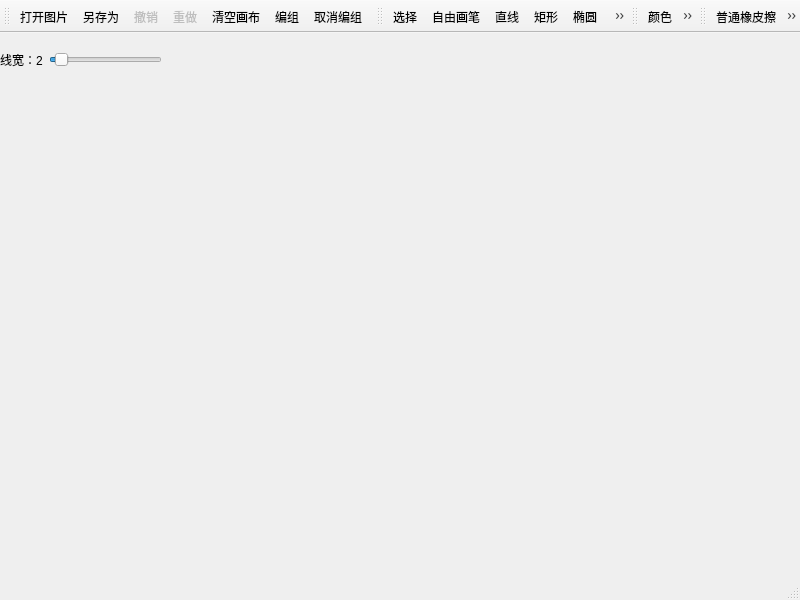
<?xml version="1.0" encoding="UTF-8"?>
<ui version="4.0">
 <class>MainWindow</class>
 <widget class="QMainWindow" name="MainWindow">
  <property name="geometry">
   <rect>
    <x>0</x>
    <y>0</y>
    <width>800</width>
    <height>600</height>
   </rect>
  </property>
  <property name="windowTitle">
   <string>MainWindow</string>
  </property>
  <property name="toolTip">
   <string/>
  </property>
  <widget class="QWidget" name="centralwidget">
   <widget class="QWidget" name="penOptionsContainer" native="true">
    <property name="geometry">
     <rect>
      <x>0</x>
      <y>10</y>
      <width>162</width>
      <height>34</height>
     </rect>
    </property>
    <layout class="QHBoxLayout" name="horizontalLayout">
     <item>
      <widget class="QLabel" name="labelCurrentPenWidth">
       <property name="text">
        <string>线宽：2</string>
       </property>
      </widget>
     </item>
     <item>
      <widget class="QSlider" name="sliderPenWidth">
       <property name="minimum">
        <number>1</number>
       </property>
       <property name="maximum">
        <number>20</number>
       </property>
       <property name="value">
        <number>2</number>
       </property>
       <property name="orientation">
        <enum>Qt::Orientation::Horizontal</enum>
       </property>
      </widget>
     </item>
    </layout>
   </widget>
  </widget>
  <widget class="QMenuBar" name="menubar">
   <property name="geometry">
    <rect>
     <x>0</x>
     <y>0</y>
     <width>800</width>
     <height>21</height>
    </rect>
   </property>
  </widget>
  <widget class="QStatusBar" name="statusbar"/>
  <widget class="QToolBar" name="fileToolBar">
   <property name="windowTitle">
    <string>toolBar_2</string>
   </property>
   <attribute name="toolBarArea">
    <enum>TopToolBarArea</enum>
   </attribute>
   <attribute name="toolBarBreak">
    <bool>false</bool>
   </attribute>
   <addaction name="actionOpen"/>
   <addaction name="actionSaveAs"/>
   <addaction name="actionUndo"/>
   <addaction name="actionRedo"/>
   <addaction name="actionClearCanvas"/>
   <addaction name="actionGroup"/>
   <addaction name="actionUngroup"/>
  </widget>
  <widget class="QToolBar" name="toolBar">
   <property name="windowTitle">
    <string>toolBar</string>
   </property>
   <attribute name="toolBarArea">
    <enum>TopToolBarArea</enum>
   </attribute>
   <attribute name="toolBarBreak">
    <bool>false</bool>
   </attribute>
   <addaction name="actionSelectTool"/>
   <addaction name="actionDrawFreehand"/>
   <addaction name="actionDrawLine"/>
   <addaction name="actionDrawRectangle"/>
   <addaction name="actionDrawEllipse"/>
   <addaction name="actionDrawStar"/>
   <addaction name="actionAiDraw"/>
  </widget>
  <widget class="QToolBar" name="toolBar_2">
   <property name="windowTitle">
    <string>toolBar_2</string>
   </property>
   <attribute name="toolBarArea">
    <enum>TopToolBarArea</enum>
   </attribute>
   <attribute name="toolBarBreak">
    <bool>false</bool>
   </attribute>
   <addaction name="actionChangeColor"/>
   <addaction name="actionChangeFillColor"/>
  </widget>
  <widget class="QToolBar" name="toolBar_3">
   <property name="windowTitle">
    <string>toolBar_3</string>
   </property>
   <attribute name="toolBarArea">
    <enum>TopToolBarArea</enum>
   </attribute>
   <attribute name="toolBarBreak">
    <bool>false</bool>
   </attribute>
   <addaction name="actionNormalEraser"/>
   <addaction name="actionStrokeEraser"/>
   <addaction name="actionDraggingStrokeEraser"/>
  </widget>
  <action name="actionSelectTool">
   <property name="checkable">
    <bool>true</bool>
   </property>
   <property name="icon">
    <iconset>
     <normaloff>:/icons/icons/arrow_selector.svg</normaloff>:/icons/icons/arrow_selector.svg</iconset>
   </property>
   <property name="text">
    <string>选择</string>
   </property>
   <property name="toolTip">
    <string>&lt;html&gt;&lt;head/&gt;&lt;body&gt;&lt;p&gt;&lt;span style=&quot; font-weight:700;&quot;&gt;选择工具 (Esc)&lt;/span&gt;&lt;/p&gt;&lt;p&gt;点击以选中画布上的图形，或拖动以移动选中的图形。 &lt;/p&gt;&lt;/body&gt;&lt;/html&gt;</string>
   </property>
   <property name="shortcut">
    <string>Esc</string>
   </property>
   <property name="menuRole">
    <enum>QAction::MenuRole::NoRole</enum>
   </property>
  </action>
  <action name="actionDrawLine">
   <property name="checkable">
    <bool>true</bool>
   </property>
   <property name="icon">
    <iconset>
     <normaloff>:/icons/icons/line.svg</normaloff>:/icons/icons/line.svg</iconset>
   </property>
   <property name="text">
    <string>直线</string>
   </property>
   <property name="toolTip">
    <string>&lt;html&gt;&lt;head/&gt;&lt;body&gt;&lt;p&gt;&lt;span style=&quot; font-weight:700;&quot;&gt;绘制直线 (L)&lt;/span&gt;&lt;/p&gt;&lt;p&gt;在画布上点击并拖动以画出一条直线段。&lt;/p&gt;&lt;/body&gt;&lt;/html&gt;</string>
   </property>
   <property name="shortcut">
    <string>L</string>
   </property>
   <property name="menuRole">
    <enum>QAction::MenuRole::NoRole</enum>
   </property>
  </action>
  <action name="actionDrawRectangle">
   <property name="checkable">
    <bool>true</bool>
   </property>
   <property name="icon">
    <iconset>
     <normaloff>:/icons/icons/square.svg</normaloff>:/icons/icons/square.svg</iconset>
   </property>
   <property name="text">
    <string>矩形</string>
   </property>
   <property name="toolTip">
    <string>&lt;html&gt;&lt;head/&gt;&lt;body&gt;&lt;p&gt;&lt;span style=&quot; font-weight:700;&quot;&gt;绘制矩形 (R)&lt;/span&gt;&lt;/p&gt;&lt;p&gt;在画布上点击并拖动以画出一个矩形。&lt;/p&gt;&lt;/body&gt;&lt;/html&gt;</string>
   </property>
   <property name="shortcut">
    <string>R</string>
   </property>
   <property name="menuRole">
    <enum>QAction::MenuRole::NoRole</enum>
   </property>
  </action>
  <action name="actionChangeColor">
   <property name="icon">
    <iconset>
     <normaloff>:/icons/icons/color.svg</normaloff>:/icons/icons/color.svg</iconset>
   </property>
   <property name="text">
    <string>颜色</string>
   </property>
   <property name="toolTip">
    <string>&lt;html&gt;&lt;head/&gt;&lt;body&gt;&lt;p&gt;&lt;span style=&quot; font-weight:700;&quot;&gt;更改边框颜色&lt;/span&gt;&lt;/p&gt;&lt;p&gt;点击选择后续绘制图形的边框颜色。&lt;/p&gt;&lt;/body&gt;&lt;/html&gt;</string>
   </property>
   <property name="menuRole">
    <enum>QAction::MenuRole::NoRole</enum>
   </property>
  </action>
  <action name="actionDrawFreehand">
   <property name="checkable">
    <bool>true</bool>
   </property>
   <property name="icon">
    <iconset>
     <normaloff>:/icons/icons/freehand_pen.svg</normaloff>:/icons/icons/freehand_pen.svg</iconset>
   </property>
   <property name="text">
    <string>自由画笔</string>
   </property>
   <property name="toolTip">
    <string>&lt;html&gt;&lt;head/&gt;&lt;body&gt;&lt;p&gt;&lt;span style=&quot; font-weight:700;&quot;&gt;自由画笔 (P)&lt;/span&gt;&lt;/p&gt;&lt;p&gt;在画布上按住并拖动以自由绘制曲线。&lt;/p&gt;&lt;/body&gt;&lt;/html&gt;</string>
   </property>
   <property name="menuRole">
    <enum>QAction::MenuRole::NoRole</enum>
   </property>
  </action>
  <action name="actionStrokeEraser">
   <property name="checkable">
    <bool>true</bool>
   </property>
   <property name="icon">
    <iconset>
     <normaloff>:/icons/icons/clicking_eraser.svg</normaloff>:/icons/icons/clicking_eraser.svg</iconset>
   </property>
   <property name="text">
    <string>点击笔画橡皮擦</string>
   </property>
   <property name="toolTip">
    <string>&lt;html&gt;&lt;head/&gt;&lt;body&gt;&lt;p&gt;&lt;span style=&quot; font-weight:700;&quot;&gt;笔画擦除（点击）&lt;/span&gt;&lt;/p&gt;&lt;p&gt;点击图形的任意部分以删除整个图形。&lt;/p&gt;&lt;/body&gt;&lt;/html&gt;</string>
   </property>
   <property name="menuRole">
    <enum>QAction::MenuRole::NoRole</enum>
   </property>
  </action>
  <action name="actionDraggingStrokeEraser">
   <property name="checkable">
    <bool>true</bool>
   </property>
   <property name="icon">
    <iconset>
     <normaloff>:/icons/icons/dragging_eraser.svg</normaloff>:/icons/icons/dragging_eraser.svg</iconset>
   </property>
   <property name="text">
    <string>拖动笔画橡皮擦</string>
   </property>
   <property name="toolTip">
    <string>&lt;html&gt;&lt;head/&gt;&lt;body&gt;&lt;p&gt;&lt;span style=&quot; font-weight:700;&quot;&gt;笔画擦除（拖动）&lt;/span&gt;&lt;/p&gt;&lt;p&gt;按住并拖动，鼠标划过的所有图形都将被删除。&lt;/p&gt;&lt;/body&gt;&lt;/html&gt;</string>
   </property>
   <property name="menuRole">
    <enum>QAction::MenuRole::NoRole</enum>
   </property>
  </action>
  <action name="actionNormalEraser">
   <property name="checkable">
    <bool>true</bool>
   </property>
   <property name="icon">
    <iconset>
     <normaloff>:/icons/icons/normal_eraser.svg</normaloff>:/icons/icons/normal_eraser.svg</iconset>
   </property>
   <property name="text">
    <string>普通橡皮擦</string>
   </property>
   <property name="toolTip">
    <string>&lt;html&gt;&lt;head/&gt;&lt;body&gt;&lt;p&gt;&lt;span style=&quot; font-weight:700;&quot;&gt;橡皮擦&lt;/span&gt;&lt;/p&gt;&lt;p&gt;按住并拖动以擦除画布内容（使用背景色绘制），粗细可调。&lt;/p&gt;&lt;/body&gt;&lt;/html&gt;</string>
   </property>
   <property name="menuRole">
    <enum>QAction::MenuRole::NoRole</enum>
   </property>
  </action>
  <action name="actionChangeFillColor">
   <property name="checkable">
    <bool>false</bool>
   </property>
   <property name="icon">
    <iconset>
     <normaloff>:/icons/icons/inner_color.svg</normaloff>:/icons/icons/inner_color.svg</iconset>
   </property>
   <property name="text">
    <string>填充颜色</string>
   </property>
   <property name="toolTip">
    <string>&lt;html&gt;&lt;head/&gt;&lt;body&gt;&lt;p&gt;&lt;span style=&quot; font-weight:700;&quot;&gt;更改填充颜色&lt;/span&gt;&lt;/p&gt;&lt;p&gt;点击选择后续绘制图形的填充颜色（对闭合图形有效）。&lt;/p&gt;&lt;/body&gt;&lt;/html&gt;</string>
   </property>
   <property name="menuRole">
    <enum>QAction::MenuRole::NoRole</enum>
   </property>
  </action>
  <action name="actionUndo">
   <property name="enabled">
    <bool>false</bool>
   </property>
   <property name="icon">
    <iconset>
     <normaloff>:/icons/icons/undo.svg</normaloff>:/icons/icons/undo.svg</iconset>
   </property>
   <property name="text">
    <string>撤销</string>
   </property>
   <property name="toolTip">
    <string>&lt;html&gt;&lt;head/&gt;&lt;body&gt;&lt;p&gt;&lt;span style=&quot; font-weight:700;&quot;&gt;撤销 (Ctrl+Z)&lt;/span&gt;&lt;/p&gt;&lt;p&gt;取消上一步操作。&lt;/p&gt;&lt;/body&gt;&lt;/html&gt;</string>
   </property>
   <property name="shortcut">
    <string>Ctrl+Z</string>
   </property>
   <property name="menuRole">
    <enum>QAction::MenuRole::NoRole</enum>
   </property>
  </action>
  <action name="actionRedo">
   <property name="enabled">
    <bool>false</bool>
   </property>
   <property name="icon">
    <iconset>
     <normaloff>:/icons/icons/redo.svg</normaloff>:/icons/icons/redo.svg</iconset>
   </property>
   <property name="text">
    <string>重做</string>
   </property>
   <property name="toolTip">
    <string>&lt;html&gt;&lt;head/&gt;&lt;body&gt;&lt;p&gt;&lt;span style=&quot; font-weight:700;&quot;&gt;重做 (Ctrl+Shift+Z)&lt;/span&gt;&lt;/p&gt;&lt;p&gt;恢复上一步已撤销的操作。&lt;/p&gt;&lt;/body&gt;&lt;/html&gt;</string>
   </property>
   <property name="shortcut">
    <string>Ctrl+Shift+Z</string>
   </property>
   <property name="menuRole">
    <enum>QAction::MenuRole::NoRole</enum>
   </property>
  </action>
  <action name="actionSaveAs">
   <property name="icon">
    <iconset>
     <normaloff>:/icons/icons/save.svg</normaloff>:/icons/icons/save.svg</iconset>
   </property>
   <property name="text">
    <string>另存为...</string>
   </property>
   <property name="toolTip">
    <string>&lt;html&gt;&lt;head/&gt;&lt;body&gt;&lt;p&gt;&lt;span style=&quot; font-weight:700;&quot;&gt;另存为... (Ctrl + S)&lt;/span&gt;&lt;/p&gt;&lt;p&gt;将当前画布内容保存为图像文件。&lt;/p&gt;&lt;/body&gt;&lt;/html&gt;</string>
   </property>
   <property name="shortcut">
    <string>Ctrl+S</string>
   </property>
   <property name="menuRole">
    <enum>QAction::MenuRole::NoRole</enum>
   </property>
  </action>
  <action name="actionClearCanvas">
   <property name="icon">
    <iconset>
     <normaloff>:/icons/icons/clear.svg</normaloff>:/icons/icons/clear.svg</iconset>
   </property>
   <property name="text">
    <string>清空画布</string>
   </property>
   <property name="toolTip">
    <string>&lt;html&gt;&lt;head/&gt;&lt;body&gt;&lt;p&gt;&lt;span style=&quot; font-weight:700;&quot;&gt;清空画布&lt;/span&gt;&lt;/p&gt;&lt;p&gt;清除画布上所有已绘制的图形，此操作可撤销。&lt;/p&gt;&lt;/body&gt;&lt;/html&gt;</string>
   </property>
   <property name="menuRole">
    <enum>QAction::MenuRole::NoRole</enum>
   </property>
  </action>
  <action name="actionOpen">
   <property name="icon">
    <iconset>
     <normaloff>:/icons/icons/file_open.svg</normaloff>:/icons/icons/file_open.svg</iconset>
   </property>
   <property name="text">
    <string>打开图片...</string>
   </property>
   <property name="toolTip">
    <string>&lt;html&gt;&lt;head/&gt;&lt;body&gt;&lt;p&gt;&lt;span style=&quot; font-weight:700;&quot;&gt;打开图片 (Ctrl + O)&lt;/span&gt;&lt;/p&gt;&lt;p&gt;加载一张图片作为画布背景。&lt;/p&gt;&lt;/body&gt;&lt;/html&gt;</string>
   </property>
   <property name="shortcut">
    <string>Ctrl+O</string>
   </property>
   <property name="menuRole">
    <enum>QAction::MenuRole::NoRole</enum>
   </property>
  </action>
  <action name="actionDrawEllipse">
   <property name="checkable">
    <bool>true</bool>
   </property>
   <property name="icon">
    <iconset>
     <normaloff>:/icons/icons/ellipse.svg</normaloff>:/icons/icons/ellipse.svg</iconset>
   </property>
   <property name="text">
    <string>椭圆</string>
   </property>
   <property name="toolTip">
    <string>&lt;html&gt;&lt;head/&gt;&lt;body&gt;&lt;p&gt;&lt;span style=&quot; font-weight:700;&quot;&gt;绘制椭圆 (E)&lt;/span&gt;&lt;/p&gt;&lt;p&gt;在画布上点击并拖动以画出一个椭圆。&lt;/p&gt;&lt;/body&gt;&lt;/html&gt;</string>
   </property>
   <property name="shortcut">
    <string>E</string>
   </property>
   <property name="menuRole">
    <enum>QAction::MenuRole::NoRole</enum>
   </property>
  </action>
  <action name="actionDrawStar">
   <property name="checkable">
    <bool>true</bool>
   </property>
   <property name="icon">
    <iconset>
     <normaloff>:/icons/icons/star.svg</normaloff>:/icons/icons/star.svg</iconset>
   </property>
   <property name="text">
    <string>五角星</string>
   </property>
   <property name="toolTip">
    <string>&lt;html&gt;&lt;head/&gt;&lt;body&gt;&lt;p&gt;&lt;span style=&quot; font-weight:700;&quot;&gt;绘制五角星(S)&lt;/span&gt;&lt;/p&gt;&lt;p&gt;在画布上点击并拖动以画出一个五角星。&lt;/p&gt;&lt;/body&gt;&lt;/html&gt;</string>
   </property>
   <property name="shortcut">
    <string>S</string>
   </property>
   <property name="menuRole">
    <enum>QAction::MenuRole::NoRole</enum>
   </property>
  </action>
  <action name="actionAiDraw">
   <property name="text">
    <string>AI创作</string>
   </property>
   <property name="toolTip">
    <string>&lt;html&gt;&lt;head/&gt;&lt;body&gt;&lt;p&gt;&lt;span style=&quot; font-weight:700;&quot;&gt;AI创作&lt;/span&gt;&lt;/p&gt;&lt;p&gt;不知道画什么了？让AI帮你想想吧！&lt;/p&gt;&lt;/body&gt;&lt;/html&gt;</string>
   </property>
   <property name="menuRole">
    <enum>QAction::MenuRole::NoRole</enum>
   </property>
  </action>
  <action name="actionGroup">
   <property name="text">
    <string>编组</string>
   </property>
   <property name="toolTip">
    <string>将选中的多个图形编为一个组 (Ctrl+G)</string>
   </property>
   <property name="shortcut">
    <string>Ctrl+G</string>
   </property>
   <property name="menuRole">
    <enum>QAction::MenuRole::NoRole</enum>
   </property>
  </action>
  <action name="actionUngroup">
   <property name="text">
    <string>取消编组</string>
   </property>
   <property name="toolTip">
    <string>&lt;html&gt;&lt;head/&gt;&lt;body&gt;&lt;p&gt;将编组的图形解除为多个图形 (Ctrl+Shift+G)&lt;/p&gt;&lt;/body&gt;&lt;/html&gt;</string>
   </property>
   <property name="shortcut">
    <string>Ctrl+Shift+G</string>
   </property>
   <property name="menuRole">
    <enum>QAction::MenuRole::NoRole</enum>
   </property>
  </action>
 </widget>
 <resources/>
 <connections/>
</ui>
